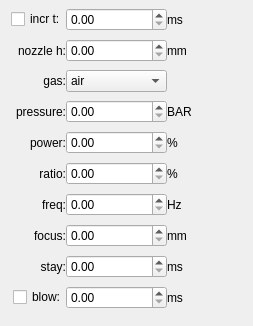
<?xml version="1.0" encoding="UTF-8"?>
<ui version="4.0">
 <class>CraftParam</class>
 <widget class="QWidget" name="CraftParam">
  <property name="geometry">
   <rect>
    <x>0</x>
    <y>0</y>
    <width>253</width>
    <height>326</height>
   </rect>
  </property>
  <property name="windowTitle">
   <string>Form</string>
  </property>
  <layout class="QHBoxLayout" name="horizontalLayout_3">
   <property name="spacing">
    <number>0</number>
   </property>
   <property name="leftMargin">
    <number>0</number>
   </property>
   <property name="topMargin">
    <number>0</number>
   </property>
   <property name="rightMargin">
    <number>0</number>
   </property>
   <property name="bottomMargin">
    <number>0</number>
   </property>
   <item>
    <layout class="QGridLayout" name="gridLayout">
     <item row="8" column="0">
      <widget class="QLabel" name="label_16">
       <property name="text">
        <string>stay:</string>
       </property>
       <property name="alignment">
        <set>Qt::AlignRight|Qt::AlignTrailing|Qt::AlignVCenter</set>
       </property>
      </widget>
     </item>
     <item row="9" column="1">
      <widget class="QDoubleSpinBox" name="blow_time_"/>
     </item>
     <item row="2" column="0">
      <widget class="QLabel" name="label_2">
       <property name="text">
        <string>gas:</string>
       </property>
       <property name="alignment">
        <set>Qt::AlignRight|Qt::AlignTrailing|Qt::AlignVCenter</set>
       </property>
      </widget>
     </item>
     <item row="3" column="2">
      <widget class="QLabel" name="label_6">
       <property name="text">
        <string>BAR</string>
       </property>
      </widget>
     </item>
     <item row="5" column="1">
      <widget class="QDoubleSpinBox" name="ratio_"/>
     </item>
     <item row="6" column="1">
      <widget class="QDoubleSpinBox" name="frequency_"/>
     </item>
     <item row="8" column="2">
      <widget class="QLabel" name="label_15">
       <property name="text">
        <string>ms</string>
       </property>
      </widget>
     </item>
     <item row="7" column="2">
      <widget class="QLabel" name="label_13">
       <property name="text">
        <string>mm</string>
       </property>
      </widget>
     </item>
     <item row="4" column="2">
      <widget class="QLabel" name="label_7">
       <property name="text">
        <string>%</string>
       </property>
      </widget>
     </item>
     <item row="0" column="1">
      <widget class="QDoubleSpinBox" name="progressive_time_"/>
     </item>
     <item row="7" column="0">
      <widget class="QLabel" name="label_14">
       <property name="text">
        <string>focus:</string>
       </property>
       <property name="alignment">
        <set>Qt::AlignRight|Qt::AlignTrailing|Qt::AlignVCenter</set>
       </property>
      </widget>
     </item>
     <item row="1" column="0">
      <widget class="QLabel" name="label">
       <property name="text">
        <string>nozzle h:</string>
       </property>
       <property name="alignment">
        <set>Qt::AlignRight|Qt::AlignTrailing|Qt::AlignVCenter</set>
       </property>
      </widget>
     </item>
     <item row="3" column="1">
      <widget class="QDoubleSpinBox" name="pressure_"/>
     </item>
     <item row="6" column="0">
      <widget class="QLabel" name="label_12">
       <property name="text">
        <string>freq:</string>
       </property>
       <property name="alignment">
        <set>Qt::AlignRight|Qt::AlignTrailing|Qt::AlignVCenter</set>
       </property>
      </widget>
     </item>
     <item row="9" column="0">
      <layout class="QHBoxLayout" name="horizontalLayout">
       <item>
        <spacer name="horizontalSpacer">
         <property name="orientation">
          <enum>Qt::Horizontal</enum>
         </property>
         <property name="sizeType">
          <enum>QSizePolicy::MinimumExpanding</enum>
         </property>
         <property name="sizeHint" stdset="0">
          <size>
           <width>13</width>
           <height>20</height>
          </size>
         </property>
        </spacer>
       </item>
       <item>
        <widget class="QCheckBox" name="enable_blow_">
         <property name="layoutDirection">
          <enum>Qt::LeftToRight</enum>
         </property>
         <property name="text">
          <string>blow:</string>
         </property>
        </widget>
       </item>
      </layout>
     </item>
     <item row="2" column="1">
      <widget class="QComboBox" name="gas_type_">
       <item>
        <property name="text">
         <string>air</string>
        </property>
       </item>
       <item>
        <property name="text">
         <string>oxygen</string>
        </property>
       </item>
       <item>
        <property name="text">
         <string>nitrogen</string>
        </property>
       </item>
       <item>
        <property name="text">
         <string>high air</string>
        </property>
       </item>
       <item>
        <property name="text">
         <string>high oxygen</string>
        </property>
       </item>
       <item>
        <property name="text">
         <string>high nitrogen</string>
        </property>
       </item>
      </widget>
     </item>
     <item row="7" column="1">
      <widget class="QDoubleSpinBox" name="focus_"/>
     </item>
     <item row="0" column="0">
      <layout class="QHBoxLayout" name="horizontalLayout_2">
       <item>
        <spacer name="horizontalSpacer_2">
         <property name="orientation">
          <enum>Qt::Horizontal</enum>
         </property>
         <property name="sizeType">
          <enum>QSizePolicy::MinimumExpanding</enum>
         </property>
         <property name="sizeHint" stdset="0">
          <size>
           <width>0</width>
           <height>20</height>
          </size>
         </property>
        </spacer>
       </item>
       <item>
        <widget class="QCheckBox" name="enable_progressive_">
         <property name="text">
          <string>incr t:</string>
         </property>
        </widget>
       </item>
      </layout>
     </item>
     <item row="6" column="2">
      <widget class="QLabel" name="label_11">
       <property name="text">
        <string>Hz</string>
       </property>
      </widget>
     </item>
     <item row="2" column="2">
      <widget class="QLabel" name="label_19">
       <property name="text">
        <string/>
       </property>
      </widget>
     </item>
     <item row="1" column="1">
      <widget class="QDoubleSpinBox" name="height_"/>
     </item>
     <item row="9" column="2">
      <widget class="QLabel" name="label_17">
       <property name="text">
        <string>ms</string>
       </property>
      </widget>
     </item>
     <item row="4" column="1">
      <widget class="QDoubleSpinBox" name="power_">
       <property name="wrapping">
        <bool>false</bool>
       </property>
      </widget>
     </item>
     <item row="0" column="2">
      <widget class="QLabel" name="label_4">
       <property name="text">
        <string>ms</string>
       </property>
      </widget>
     </item>
     <item row="3" column="0">
      <widget class="QLabel" name="label_3">
       <property name="text">
        <string>pressure:</string>
       </property>
       <property name="alignment">
        <set>Qt::AlignRight|Qt::AlignTrailing|Qt::AlignVCenter</set>
       </property>
      </widget>
     </item>
     <item row="5" column="0">
      <widget class="QLabel" name="label_10">
       <property name="text">
        <string>ratio:</string>
       </property>
       <property name="alignment">
        <set>Qt::AlignRight|Qt::AlignTrailing|Qt::AlignVCenter</set>
       </property>
      </widget>
     </item>
     <item row="4" column="0">
      <widget class="QLabel" name="label_8">
       <property name="text">
        <string>power:</string>
       </property>
       <property name="alignment">
        <set>Qt::AlignRight|Qt::AlignTrailing|Qt::AlignVCenter</set>
       </property>
      </widget>
     </item>
     <item row="8" column="1">
      <widget class="QDoubleSpinBox" name="stay_time_"/>
     </item>
     <item row="5" column="2">
      <widget class="QLabel" name="label_9">
       <property name="text">
        <string>%</string>
       </property>
      </widget>
     </item>
     <item row="1" column="2">
      <widget class="QLabel" name="label_5">
       <property name="text">
        <string>mm</string>
       </property>
      </widget>
     </item>
    </layout>
   </item>
   <item>
    <spacer name="horizontalSpacer_3">
     <property name="orientation">
      <enum>Qt::Horizontal</enum>
     </property>
     <property name="sizeType">
      <enum>QSizePolicy::MinimumExpanding</enum>
     </property>
     <property name="sizeHint" stdset="0">
      <size>
       <width>0</width>
       <height>20</height>
      </size>
     </property>
    </spacer>
   </item>
  </layout>
  <zorder>horizontalSpacer_3</zorder>
 </widget>
 <resources/>
 <connections>
  <connection>
   <sender>enable_progressive_</sender>
   <signal>toggled(bool)</signal>
   <receiver>progressive_time_</receiver>
   <slot>setEnabled(bool)</slot>
   <hints>
    <hint type="sourcelabel">
     <x>73</x>
     <y>19</y>
    </hint>
    <hint type="destinationlabel">
     <x>95</x>
     <y>23</y>
    </hint>
   </hints>
  </connection>
  <connection>
   <sender>enable_blow_</sender>
   <signal>toggled(bool)</signal>
   <receiver>blow_time_</receiver>
   <slot>setEnabled(bool)</slot>
   <hints>
    <hint type="sourcelabel">
     <x>42</x>
     <y>314</y>
    </hint>
    <hint type="destinationlabel">
     <x>101</x>
     <y>312</y>
    </hint>
   </hints>
  </connection>
  <connection>
   <sender>progressive_time_</sender>
   <signal>editingFinished()</signal>
   <receiver>CraftParam</receiver>
   <slot>onDataUpdate()</slot>
   <hints>
    <hint type="sourcelabel">
     <x>174</x>
     <y>12</y>
    </hint>
    <hint type="destinationlabel">
     <x>268</x>
     <y>47</y>
    </hint>
   </hints>
  </connection>
  <connection>
   <sender>height_</sender>
   <signal>editingFinished()</signal>
   <receiver>CraftParam</receiver>
   <slot>onDataUpdate()</slot>
   <hints>
    <hint type="sourcelabel">
     <x>145</x>
     <y>48</y>
    </hint>
    <hint type="destinationlabel">
     <x>276</x>
     <y>84</y>
    </hint>
   </hints>
  </connection>
  <connection>
   <sender>gas_type_</sender>
   <signal>currentIndexChanged(int)</signal>
   <receiver>CraftParam</receiver>
   <slot>onDataUpdate()</slot>
   <hints>
    <hint type="sourcelabel">
     <x>125</x>
     <y>80</y>
    </hint>
    <hint type="destinationlabel">
     <x>277</x>
     <y>121</y>
    </hint>
   </hints>
  </connection>
  <connection>
   <sender>pressure_</sender>
   <signal>editingFinished()</signal>
   <receiver>CraftParam</receiver>
   <slot>onDataUpdate()</slot>
   <hints>
    <hint type="sourcelabel">
     <x>123</x>
     <y>123</y>
    </hint>
    <hint type="destinationlabel">
     <x>311</x>
     <y>134</y>
    </hint>
   </hints>
  </connection>
  <connection>
   <sender>power_</sender>
   <signal>editingFinished()</signal>
   <receiver>CraftParam</receiver>
   <slot>onDataUpdate()</slot>
   <hints>
    <hint type="sourcelabel">
     <x>168</x>
     <y>138</y>
    </hint>
    <hint type="destinationlabel">
     <x>258</x>
     <y>158</y>
    </hint>
   </hints>
  </connection>
  <connection>
   <sender>ratio_</sender>
   <signal>editingFinished()</signal>
   <receiver>CraftParam</receiver>
   <slot>onDataUpdate()</slot>
   <hints>
    <hint type="sourcelabel">
     <x>158</x>
     <y>180</y>
    </hint>
    <hint type="destinationlabel">
     <x>255</x>
     <y>185</y>
    </hint>
   </hints>
  </connection>
  <connection>
   <sender>frequency_</sender>
   <signal>editingFinished()</signal>
   <receiver>CraftParam</receiver>
   <slot>onDataUpdate()</slot>
   <hints>
    <hint type="sourcelabel">
     <x>164</x>
     <y>214</y>
    </hint>
    <hint type="destinationlabel">
     <x>274</x>
     <y>223</y>
    </hint>
   </hints>
  </connection>
  <connection>
   <sender>focus_</sender>
   <signal>editingFinished()</signal>
   <receiver>CraftParam</receiver>
   <slot>onDataUpdate()</slot>
   <hints>
    <hint type="sourcelabel">
     <x>176</x>
     <y>250</y>
    </hint>
    <hint type="destinationlabel">
     <x>274</x>
     <y>258</y>
    </hint>
   </hints>
  </connection>
  <connection>
   <sender>stay_time_</sender>
   <signal>editingFinished()</signal>
   <receiver>CraftParam</receiver>
   <slot>onDataUpdate()</slot>
   <hints>
    <hint type="sourcelabel">
     <x>155</x>
     <y>277</y>
    </hint>
    <hint type="destinationlabel">
     <x>316</x>
     <y>284</y>
    </hint>
   </hints>
  </connection>
  <connection>
   <sender>blow_time_</sender>
   <signal>editingFinished()</signal>
   <receiver>CraftParam</receiver>
   <slot>onDataUpdate()</slot>
   <hints>
    <hint type="sourcelabel">
     <x>211</x>
     <y>301</y>
    </hint>
    <hint type="destinationlabel">
     <x>360</x>
     <y>322</y>
    </hint>
   </hints>
  </connection>
  <connection>
   <sender>enable_progressive_</sender>
   <signal>toggled(bool)</signal>
   <receiver>CraftParam</receiver>
   <slot>onDataUpdate()</slot>
   <hints>
    <hint type="sourcelabel">
     <x>56</x>
     <y>13</y>
    </hint>
    <hint type="destinationlabel">
     <x>-21</x>
     <y>62</y>
    </hint>
   </hints>
  </connection>
  <connection>
   <sender>enable_blow_</sender>
   <signal>toggled(bool)</signal>
   <receiver>CraftParam</receiver>
   <slot>onDataUpdate()</slot>
   <hints>
    <hint type="sourcelabel">
     <x>59</x>
     <y>301</y>
    </hint>
    <hint type="destinationlabel">
     <x>-11</x>
     <y>256</y>
    </hint>
   </hints>
  </connection>
 </connections>
 <slots>
  <slot>onDataUpdate()</slot>
 </slots>
</ui>
